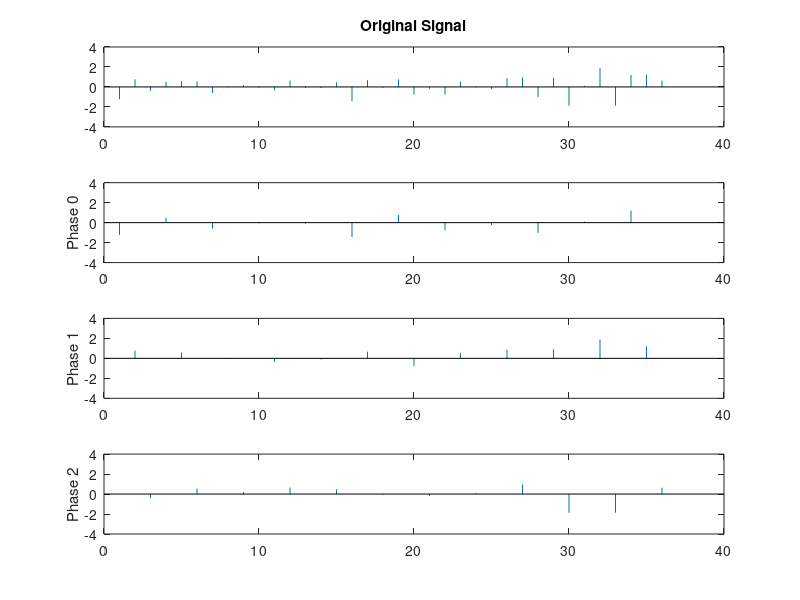

Write the MATLAB code that produced this figure.
clear all;
close all;

rng default;
x = randn(36,1);
x0 = downsample(x,3,0);
x1 = downsample(x,3,1);
x2 = downsample(x,3,2);

y0 = upsample(x0,3,0);
y1 = upsample(x1,3,1);
y2 = upsample(x2,3,2);

subplot(411)
stem(x,'marker','none');
set(gca,'ylim',[-4 4]); title('Original Signal');
subplot(412)
stem(y0,'marker','none'); ylabel('Phase 0');
set(gca,'ylim',[-4 4]);
subplot(413)
stem(y1,'marker','none'); ylabel('Phase 1');
set(gca,'ylim',[-4 4]);
subplot(414)
stem(y2,'marker','none'); ylabel('Phase 2');
set(gca,'ylim',[-4 4]);
set(gcf,'position',get(0,'ScreenSize'));